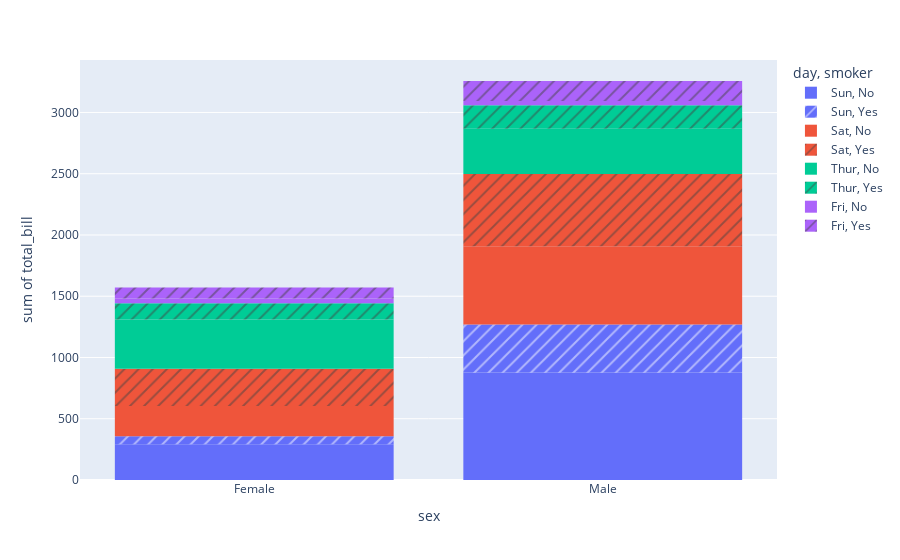

The notebook cell saved with this chart:
### Code cell
fig

### Figure 1 — Plotly figure (JSON) as saved in the notebook; plotly's stock layout.template omitted (floating-point values rounded to 4 significant figures)
{"data": [{"alignmentgroup": "True", "bingroup": "x", "histfunc": "sum", "hovertemplate": "day=Sun<br>smoker=No<br>sex=%{x}<br>sum of total_bill=%{y}<extra></extra>", "legendgroup": "Sun, No", "marker": {"color": "#636efa", "pattern": {"shape": ""}}, "name": "Sun, No", "offsetgroup": "Sun, No", "orientation": "v", "showlegend": true, "type": "histogram", "x": ["Female", "Male", "Male", "Male", "Female", "Male", "Male", "Male", "Male", "Male", "Male", "Female", "Male", "Male", "Female", "Male", "Female", "Male", "Female", "Male", "Male", "Male", "Male", "Male", "Male", "Male", "Male", "Male", "Male", "Female", "Female", "Male", "Male", "Male", "Male", "Male", "Female", "Female", "Male", "Male", "Male", "Male", "Male", "Male", "Female", "Male", "Female", "Female", "Male", "Male", "Male", "Female", "Male", "Male", "Male", "Male", "Male"], "xaxis": "x", "y": [16.99, 10.34, 21.01, 23.68, 24.59, 25.29, 8.77, 26.88, 15.04, 14.78, 10.27, 35.26, 15.42, 18.43, 14.83, 21.58, 10.33, 16.29, 16.97, 17.46, 13.94, 9.68, 30.4, 18.29, 22.23, 32.4, 28.55, 18.04, 12.54, 10.29, 34.81, 9.94, 25.56, 19.49, 38.07, 23.95, 25.71, 17.31, 29.93, 14.07, 13.13, 17.26, 24.55, 19.77, 29.85, 48.17, 25, 13.39, 16.49, 21.5, 12.66, 16.21, 13.81, 24.52, 20.76, 31.71, 20.69], "yaxis": "y"}, {"alignmentgroup": "True", "bingroup": "x", "histfunc": "sum", "hovertemplate": "day=Sun<br>smoker=Yes<br>sex=%{x}<br>sum of total_bill=%{y}<extra></extra>", "legendgroup": "Sun, Yes", "marker": {"color": "#636efa", "pattern": {"shape": "/"}}, "name": "Sun, Yes", "offsetgroup": "Sun, Yes", "orientation": "v", "showlegend": true, "type": "histogram", "x": ["Female", "Male", "Male", "Male", "Male", "Male", "Male", "Female", "Male", "Male", "Male", "Male", "Male", "Male", "Female", "Male", "Female", "Male", "Male"], "xaxis": "x", "y": [17.51, 7.25, 31.85, 16.82, 32.9, 17.89, 14.48, 9.6, 34.63, 34.65, 23.33, 45.35, 23.17, 40.55, 20.9, 30.46, 18.15, 23.1, 15.69], "yaxis": "y"}, {"alignmentgroup": "True", "bingroup": "x", "histfunc": "sum", "hovertemplate": "day=Sat<br>smoker=No<br>sex=%{x}<br>sum of total_bill=%{y}<extra></extra>", "legendgroup": "Sat, No", "marker": {"color": "#EF553B", "pattern": {"shape": ""}}, "name": "Sat, No", "offsetgroup": "Sat, No", "orientation": "v", "showlegend": true, "type": "histogram", "x": ["Male", "Male", "Female", "Female", "Male", "Male", "Male", "Male", "Male", "Male", "Female", "Male", "Male", "Female", "Female", "Male", "Male", "Male", "Female", "Male", "Male", "Male", "Female", "Male", "Male", "Male", "Female", "Male", "Male", "Female", "Female", "Male", "Female", "Male", "Male", "Female", "Male", "Male", "Male", "Male", "Male", "Male", "Female", "Male", "Male"], "xaxis": "x", "y": [20.65, 17.92, 20.29, 15.77, 39.42, 19.82, 17.81, 13.37, 12.69, 21.7, 19.65, 9.55, 18.35, 15.06, 20.69, 17.78, 24.06, 16.31, 16.93, 18.69, 31.27, 16.04, 26.41, 48.27, 17.59, 20.08, 16.45, 20.23, 12.02, 17.07, 14.73, 10.51, 20.92, 18.24, 14, 7.25, 48.33, 20.45, 13.28, 11.61, 10.77, 10.07, 35.83, 29.03, 17.82], "yaxis": "y"}, {"alignmentgroup": "True", "bingroup": "x", "histfunc": "sum", "hovertemplate": "day=Sat<br>smoker=Yes<br>sex=%{x}<br>sum of total_bill=%{y}<extra></extra>", "legendgroup": "Sat, Yes", "marker": {"color": "#EF553B", "pattern": {"shape": "/"}}, "name": "Sat, Yes", "offsetgroup": "Sat, Yes", "orientation": "v", "showlegend": true, "type": "histogram", "x": ["Male", "Male", "Male", "Male", "Male", "Male", "Female", "Male", "Female", "Female", "Male", "Female", "Female", "Male", "Male", "Male", "Female", "Female", "Female", "Male", "Male", "Male", "Male", "Male", "Female", "Male", "Male", "Female", "Female", "Female", "Male", "Male", "Male", "Female", "Female", "Male", "Male", "Male", "Male", "Male", "Female", "Male"], "xaxis": "x", "y": [38.01, 11.24, 20.29, 13.81, 11.02, 18.29, 3.07, 15.01, 26.86, 25.28, 17.92, 44.3, 22.42, 15.36, 20.49, 25.21, 14.31, 10.59, 10.63, 50.81, 15.81, 26.59, 38.73, 24.27, 12.76, 30.06, 25.89, 13.27, 28.17, 12.9, 28.15, 11.59, 7.74, 30.14, 22.12, 24.01, 15.69, 15.53, 12.6, 32.83, 27.18, 22.67], "yaxis": "y"}, {"alignmentgroup": "True", "bingroup": "x", "histfunc": "sum", "hovertemplate": "day=Thur<br>smoker=No<br>sex=%{x}<br>sum of total_bill=%{y}<extra></extra>", "legendgroup": "Thur, No", "marker": {"color": "#00cc96", "pattern": {"shape": ""}}, "name": "Thur, No", "offsetgroup": "Thur, No", "orientation": "v", "showlegend": true, "type": "histogram", "x": ["Male", "Male", "Male", "Male", "Female", "Male", "Female", "Male", "Male", "Male", "Male", "Female", "Female", "Female", "Male", "Female", "Male", "Male", "Female", "Female", "Male", "Female", "Female", "Male", "Male", "Female", "Female", "Female", "Female", "Female", "Female", "Female", "Female", "Female", "Male", "Male", "Female", "Female", "Female", "Female", "Female", "Male", "Male", "Male", "Female"], "xaxis": "x", "y": [27.2, 22.76, 17.29, 16.66, 10.07, 15.98, 34.83, 13.03, 18.28, 24.71, 21.16, 10.65, 12.43, 24.08, 11.69, 13.42, 14.26, 15.95, 12.48, 29.8, 8.52, 14.52, 11.38, 22.82, 19.08, 20.27, 11.17, 12.26, 18.26, 8.51, 10.33, 14.15, 13.16, 17.47, 34.3, 41.19, 27.05, 16.43, 8.35, 18.64, 11.87, 9.78, 7.51, 7.56, 18.78], "yaxis": "y"}, {"alignmentgroup": "True", "bingroup": "x", "histfunc": "sum", "hovertemplate": "day=Thur<br>smoker=Yes<br>sex=%{x}<br>sum of total_bill=%{y}<extra></extra>", "legendgroup": "Thur, Yes", "marker": {"color": "#00cc96", "pattern": {"shape": "/"}}, "name": "Thur, Yes", "offsetgroup": "Thur, Yes", "orientation": "v", "showlegend": true, "type": "histogram", "x": ["Male", "Male", "Male", "Female", "Male", "Male", "Male", "Male", "Female", "Female", "Male", "Male", "Female", "Female", "Female", "Male", "Female"], "xaxis": "x", "y": [19.44, 32.68, 16, 19.81, 28.44, 15.48, 16.58, 10.34, 43.11, 13, 13.51, 18.71, 12.74, 13, 16.4, 20.53, 16.47], "yaxis": "y"}, {"alignmentgroup": "True", "bingroup": "x", "histfunc": "sum", "hovertemplate": "day=Fri<br>smoker=No<br>sex=%{x}<br>sum of total_bill=%{y}<extra></extra>", "legendgroup": "Fri, No", "marker": {"color": "#ab63fa", "pattern": {"shape": ""}}, "name": "Fri, No", "offsetgroup": "Fri, No", "orientation": "v", "showlegend": true, "type": "histogram", "x": ["Male", "Female", "Male", "Female"], "xaxis": "x", "y": [22.49, 22.75, 12.46, 15.98], "yaxis": "y"}, {"alignmentgroup": "True", "bingroup": "x", "histfunc": "sum", "hovertemplate": "day=Fri<br>smoker=Yes<br>sex=%{x}<br>sum of total_bill=%{y}<extra></extra>", "legendgroup": "Fri, Yes", "marker": {"color": "#ab63fa", "pattern": {"shape": "/"}}, "name": "Fri, Yes", "offsetgroup": "Fri, Yes", "orientation": "v", "showlegend": true, "type": "histogram", "x": ["Male", "Female", "Female", "Male", "Male", "Male", "Male", "Female", "Female", "Male", "Female", "Male", "Male", "Female", "Female"], "xaxis": "x", "y": [28.97, 5.75, 16.32, 40.17, 27.28, 12.03, 21.01, 11.35, 15.38, 12.16, 13.42, 8.58, 13.42, 16.27, 10.09], "yaxis": "y"}], "layout": {"autosize": true, "barmode": "relative", "legend": {"title": {"text": "day, smoker"}, "tracegroupgap": 0}, "margin": {"t": 60}, "xaxis": {"anchor": "y", "autorange": true, "domain": [0, 1], "range": [-0.5, 1.5], "title": {"text": "sex"}, "type": "category"}, "yaxis": {"anchor": "x", "autorange": true, "domain": [0, 1], "range": [0, 3428.0], "title": {"text": "sum of total_bill"}, "type": "linear"}}}
